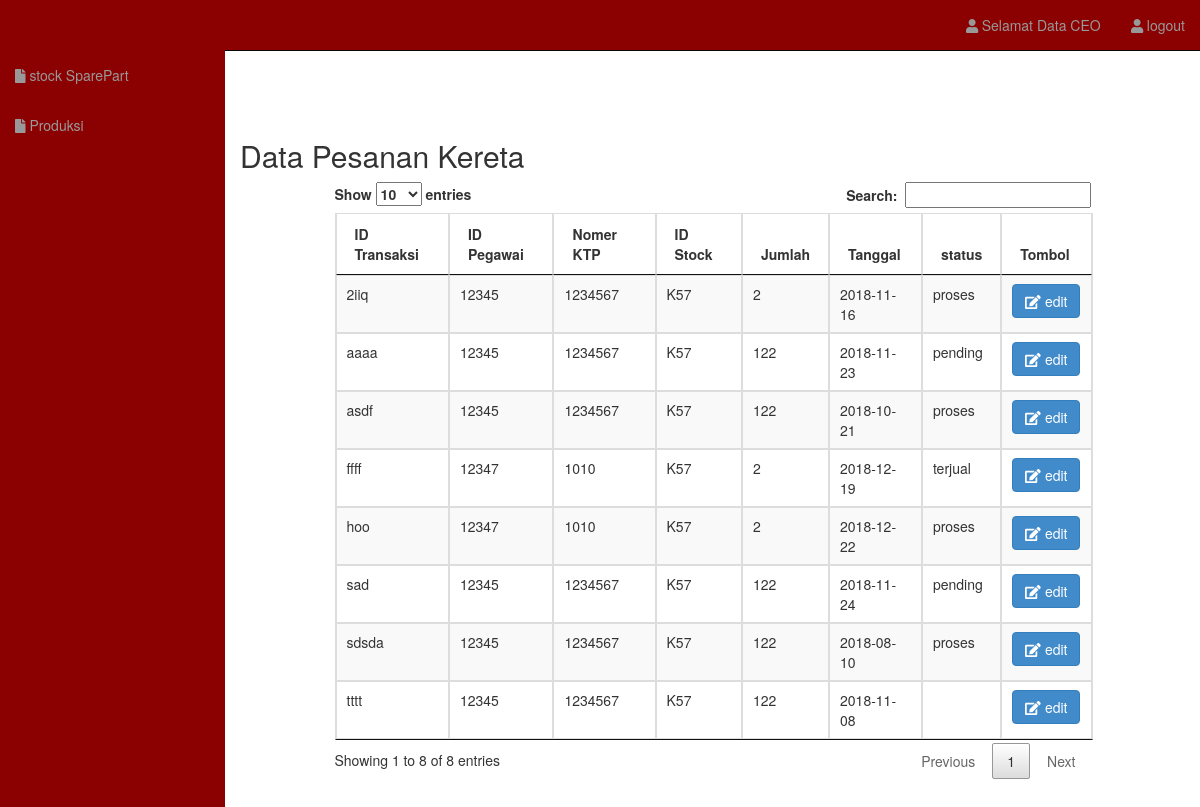
Page /ProduksiTransaksi.php (signed in) on the committed database.
### tables this page shows
CREATE TABLE `transaksi` (
  `idTransaksi` varchar(10) NOT NULL,
  `idPegawai` varchar(10) DEFAULT NULL,
  `noKTP` varchar(10) DEFAULT NULL,
  `idStock` varchar(10) DEFAULT NULL,
  `jumlah` int(11) DEFAULT NULL,
  `tanggal` date DEFAULT NULL,
  `status` varchar(100) NOT NULL
);

### model/Transaksi.php (called while the page is built, shortened)
<?php
class Transaksi {
	private $mysqli;
	function __construct($conn){
		$this->mysqli = $conn;
	}
	public function tampilTransaksi(){
		$db = $this->mysqli->conn;
		$sql = "SELECT * FROM transaksi";
		$squery = $db->query($sql) or die($db->error);
		return $squery;
	}
}
?>

### ProduksiTransaksi.php (the view, shortened to what this page needs)
<!DOCTYPE html>
<?php
include 'model/config.php';
$connection = new Database($host, $user, $pass, $database);
include 'model/Transaksi.php';
$brg = new Transaksi($connection);
if (@$_GET['act'] == '') {
?>
<html lang="en">
  <head>
    <link href="css/bootstrap.css" rel="stylesheet">
    <link rel="stylesheet" type="text/css" href="data.css">
    <link rel="stylesheet" type="text/css" href="css/datatables.min.css"/>
    <link rel="stylesheet" type="text/css" href="css/fontawesome-all.min.css">
    <link href="css/stProduksi.css" rel="stylesheet">
    <link rel="stylesheet" href="font-awesome/css/font-awesome.min.css">
  </head>
  <body>
    <div id="wrapper">
      <nav id="po" class="navbar navbar-inverse navbar-fixed-top" role="navigation">
        <div class="collapse navbar-collapse navbar-ex1-collapse">
          <ul class="nav navbar-nav side-nav">
            <li ><a href="ProduksiStockSparepart.php"><i class="fa fa-file"></i> stock SparePart</a></li>
            <li ><a href="ProduksiTransaksi.php"><i class="fa fa-file"></i> Produksi</a></li>
          </ul>
          <ul class="nav navbar-nav navbar-right navbar-user">
            <li class="dropdown user-dropdown">
              <a href="#"><i class="fa fa-user"></i> Selamat Data CEO</a>
            </li>
            <li class="dropdown user-dropdown">
              <a href="logout.php"><i class="fa fa-user"></i> logout</a>
            </li>
          </ul>
        </div>
      </nav>
      <div class="container-fluid" id="data">
       <h2>Data Pesanan Kereta</h2>
       <div class="table-responsive">
          <table id="example" class="table table-striped table-bordered" cellspacing="0" width="100%">
          <thead>
            <tr>
              <th>ID Transaksi</th>
              <th>ID Pegawai</th>
              <th>Nomer KTP</th>
              <th>ID Stock</th>
              <th>Jumlah</th>
              <th>Tanggal</th>
              <th>status</th>
              <th>Tombol</th>
            </tr>
          </thead>
          <tbody>
            <?php
            $tampil = $brg->tampilTransaksi();
            while($data = $tampil->fetch_array()){
             ?>
             <tr>
               <td><?php echo $data['idTransaksi']; ?></td>
               <td><?php echo $data['idPegawai']; ?></td>
               <td><?php echo $data['noKTP']; ?></td>
               <td><?php echo $data['idStock']; ?></td>
               <td><?php echo $data['jumlah']; ?></td>
               <td><?php echo $data['tanggal']; ?></td>
               <td><?php echo $data['status']; ?></td>
               <td align="center">
                 <a id="edit_trs" data-toggle="modal" data-target="#edit" data-st="<?php echo $data['idTransaksi']; ?>"  >
                    <button class="btn btn-primary"><i class="fa fa-edit"></i> edit </button>
                 </a>
               </td>
             </tr>
             <?php
           }
              ?>
          </tbody>
          </table>
          </div>
        </div>
      </div>
  </body>
</html>
<?php
}else{
}
 ?>

### css/data.css (style rules this page uses)
#data { padding-bottom: 5%; padding-top: 5%; }
.table-responsive { width: 80%; margin-left: 10%; }

### css/stProduksi.css (style rules this page uses)
body { margin-top: 50px; }
#wrapper { padding-left: 0; }
#po { background-color: #8B0000; }
@media (min-width:768px) { #wrapper { padding-left: 225px; } }
@media (min-width:768px) { .side-nav { margin-left: -225px; left: 225px; width: 225px; position: fixed; top: 50px; height: 100%; border-radius: 0; border: none; background-color: #8B0000; overflow-y: auto; } }
@media (min-width:768px) { .side-nav>li>a { width: 225px; } }
@media (min-width:768px) { .navbar-collapse { padding-left: 15px !important; padding-right: 15px !important; } }

### rows in the picture
transaksi: idTransaksi "2iiq", idPegawai "12345", noKTP "1234567", idStock "K57", jumlah "2", tanggal "2018-11-16", status "proses"
transaksi: idTransaksi "aaaa", idPegawai "12345", noKTP "1234567", idStock "K57", jumlah "122", tanggal "2018-11-23", status "pending"
transaksi: idTransaksi "asdf", idPegawai "12345", noKTP "1234567", idStock "K57", jumlah "122", tanggal "2018-10-21", status "proses"
transaksi: idTransaksi "ffff", idPegawai "12347", noKTP "1010", idStock "K57", jumlah "2", tanggal "2018-12-19", status "terjual"
transaksi: idTransaksi "hoo", idPegawai "12347", noKTP "1010", idStock "K57", jumlah "2", tanggal "2018-12-22", status "proses"
transaksi: idTransaksi "sad", idPegawai "12345", noKTP "1234567", idStock "K57", jumlah "122", tanggal "2018-11-24", status "pending"
transaksi: idTransaksi "sdsda", idPegawai "12345", noKTP "1234567", idStock "K57", jumlah "122", tanggal "2018-08-10", status "proses"
transaksi: idTransaksi "tttt", idPegawai "12345", noKTP "1234567", idStock "K57", jumlah "122", tanggal "2018-11-08"
